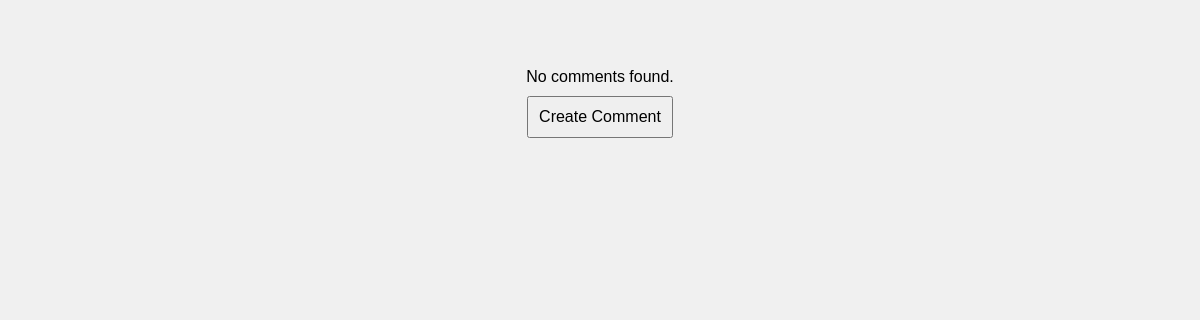
The page /admin/indexes/cmt_index.php on the database as committed earlier.
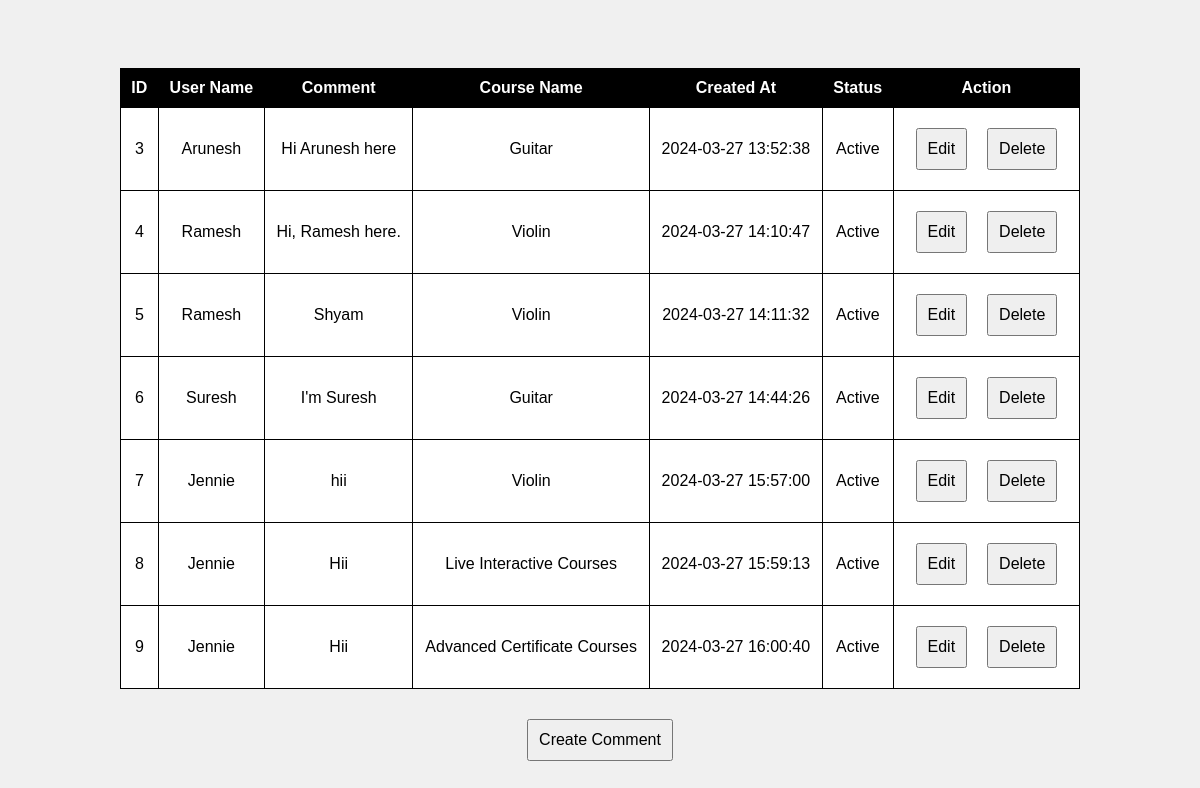
The same page on the database as committed later.
### tables this page shows
CREATE TABLE `comments` (
  `comment_id` int(11) NOT NULL,
  `user_parent_id` int(11) DEFAULT NULL,
  `comment` text DEFAULT NULL,
  `course_parent_id` int(11) DEFAULT NULL,
  `created_at` datetime DEFAULT current_timestamp(),
  `comment_status` enum('Active','Inactive') DEFAULT NULL
);

CREATE TABLE `users` (
  `user_id` int(11) NOT NULL,
  `user_name` varchar(255) NOT NULL,
  `user_password` varchar(255) NOT NULL,
  `user_type` enum('Student','Teacher','None') NOT NULL DEFAULT 'None',
  `user_status` enum('Active','Inactive') NOT NULL
);

CREATE TABLE `courses` (
  `course_id` int(11) NOT NULL,
  `course_name` varchar(255) NOT NULL,
  `course_desc` longtext NOT NULL,
  `course_img` varchar(255) NOT NULL,
  `course_icon` varchar(255) NOT NULL,
  `course_status` enum('Active','Inactive') NOT NULL
);

### admin/indexes/cmt_index.php (the view, shortened to what this page needs)
<!DOCTYPE html>
<html>
<head>
</head>
<body>
<h2 id="responseMessageCmt">&nbsp;</h2>
<div id="updateTableContainerCmt">
    <?php
    include("../db.php");
    $sql = "SELECT Ct.*,
               u.user_name,
	       c.course_name
        FROM comments Ct
        LEFT JOIN courses c ON Ct.course_parent_id = c.course_id
	LEFT JOIN users u ON Ct.user_parent_id = u.user_id";
    $result = $conn->query($sql);
    if ($result->num_rows > 0) {
        echo "<table>";
        echo "<tr><th>ID</th><th>User Name</th><th>Comment</th><th>Course Name</th><th>Created At</th><th>Status</th><th>Action</th></tr>";
        while ($row = $result->fetch_assoc()) {
            echo "<tr>";
            echo "<td>{$row['comment_id']}</td>";
            echo "<td>{$row['user_name']}</td>";
            echo "<td>{$row['comment']}</td>";
            echo "<td>{$row['course_name']}</td>";
            echo "<td>{$row['created_at']}</td>";
            echo "<td>{$row['comment_status']}</td>";
            echo "<td>";
            echo "<button onclick=\"showFormCmt('edit_mode_cmt', {$row['comment_id']})\">Edit</button>";
            echo "<button onclick=\"showFormCmt('delete_mode_cmt', {$row['comment_id']})\">Delete</button>";
            echo "</td>";
            echo "</tr>";
        }
        echo "</table>";
    } else {
        echo "No comments found.";
    }
    ?>
</div>
<button onclick="showFormCmt('create_mode_cmt', null)">Create Comment</button>
</body>
</html>

### admin/indexes/cmt_index.php (style rules this page uses)
body { background-color: #f0f0f0; font-family: Arial, sans-serif; text-align: center; margin: 0; padding: 0; }
table { border-collapse: collapse; width: 80%; margin: 20px auto; background-color: #fff; }
th, td { border: 1px solid #000; padding: 10px; }
th { background-color: #000; color: #fff; }
button { padding: 10px; font-size: 16px; margin: 10px; }

Rows that differ between the two databases and show on the page:
added comments: comment_id "3", users.user_name "Arunesh", comment "Hi Arunesh here", courses.course_name "Guitar", created_at "2024-03-27 13:52:38", comment_status "Active"
added comments: comment_id "4", users.user_name "Ramesh", comment "Hi, Ramesh here.", courses.course_name "Violin", created_at "2024-03-27 14:10:47", comment_status "Active"
added comments: comment_id "5", users.user_name "Ramesh", comment "Shyam", courses.course_name "Violin", created_at "2024-03-27 14:11:32", comment_status "Active"
added comments: comment_id "6", users.user_name "Suresh", comment "I'm Suresh", courses.course_name "Guitar", created_at "2024-03-27 14:44:26", comment_status "Active"
added comments: comment_id "7", users.user_name "Jennie", comment "hii", courses.course_name "Violin", created_at "2024-03-27 15:57:00", comment_status "Active"
added comments: comment_id "8", users.user_name "Jennie", comment "Hii", courses.course_name "Live Interactive Courses", created_at "2024-03-27 15:59:13", comment_status "Active"
added comments: comment_id "9", users.user_name "Jennie", comment "Hii", courses.course_name "Advanced Certificate Courses", created_at "2024-03-27 16:00:40", comment_status "Active"
Other text that changed with them:
text no longer shown: "No comments found."
text now shown: "ID User Name Comment Course Name Created At Status Action"
